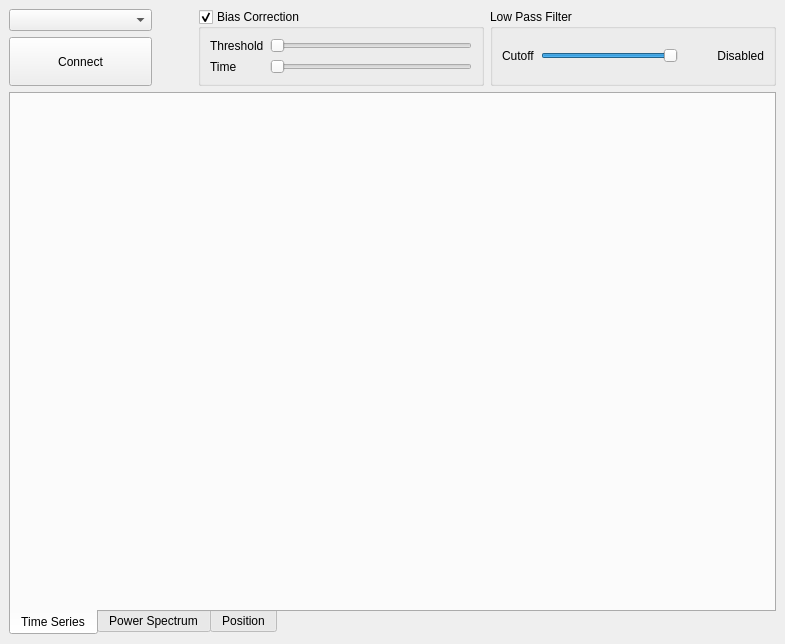
<?xml version="1.0" encoding="UTF-8"?>
<ui version="4.0">
 <class>MainWindow</class>
 <widget class="QMainWindow" name="MainWindow">
  <property name="geometry">
   <rect>
    <x>0</x>
    <y>0</y>
    <width>785</width>
    <height>644</height>
   </rect>
  </property>
  <property name="windowTitle">
   <string>Haptick Monitor</string>
  </property>
  <widget class="QWidget" name="centralWidget">
   <layout class="QVBoxLayout" name="verticalLayout">
    <item>
     <layout class="QGridLayout" name="gridLayout" columnstretch="1,0,2,2">
      <item row="0" column="3" rowspan="2">
       <widget class="QGroupBox" name="groupBox_2">
        <property name="title">
         <string>Low Pass Filter</string>
        </property>
        <layout class="QHBoxLayout" name="horizontalLayout">
         <item>
          <widget class="QLabel" name="label">
           <property name="text">
            <string>Cutoff</string>
           </property>
          </widget>
         </item>
         <item>
          <widget class="QSlider" name="filterCutoffSlider">
           <property name="value">
            <number>99</number>
           </property>
           <property name="orientation">
            <enum>Qt::Horizontal</enum>
           </property>
          </widget>
         </item>
         <item>
          <widget class="QLabel" name="filterCutoffValue">
           <property name="minimumSize">
            <size>
             <width>80</width>
             <height>0</height>
            </size>
           </property>
           <property name="text">
            <string>Disabled</string>
           </property>
           <property name="alignment">
            <set>Qt::AlignRight|Qt::AlignTrailing|Qt::AlignVCenter</set>
           </property>
          </widget>
         </item>
        </layout>
       </widget>
      </item>
      <item row="0" column="0">
       <widget class="QComboBox" name="serialPortCombo"/>
      </item>
      <item row="0" column="1" rowspan="2">
       <spacer name="horizontalSpacer">
        <property name="orientation">
         <enum>Qt::Horizontal</enum>
        </property>
        <property name="sizeHint" stdset="0">
         <size>
          <width>40</width>
          <height>20</height>
         </size>
        </property>
       </spacer>
      </item>
      <item row="1" column="0">
       <widget class="QPushButton" name="serialConnectButton">
        <property name="sizePolicy">
         <sizepolicy hsizetype="Minimum" vsizetype="Preferred">
          <horstretch>0</horstretch>
          <verstretch>0</verstretch>
         </sizepolicy>
        </property>
        <property name="text">
         <string>Connect</string>
        </property>
       </widget>
      </item>
      <item row="0" column="2" rowspan="2">
       <widget class="QGroupBox" name="biasGroupBox">
        <property name="title">
         <string>Bias Correction</string>
        </property>
        <property name="checkable">
         <bool>true</bool>
        </property>
        <layout class="QFormLayout" name="formLayout">
         <item row="0" column="0">
          <widget class="QLabel" name="label_2">
           <property name="text">
            <string>Threshold</string>
           </property>
          </widget>
         </item>
         <item row="0" column="1">
          <widget class="QSlider" name="biasThresholdSlider">
           <property name="orientation">
            <enum>Qt::Horizontal</enum>
           </property>
          </widget>
         </item>
         <item row="1" column="0">
          <widget class="QLabel" name="label_3">
           <property name="text">
            <string>Time</string>
           </property>
          </widget>
         </item>
         <item row="1" column="1">
          <widget class="QSlider" name="biasTimeSlider">
           <property name="orientation">
            <enum>Qt::Horizontal</enum>
           </property>
          </widget>
         </item>
        </layout>
       </widget>
      </item>
     </layout>
    </item>
    <item>
     <widget class="QTabWidget" name="tabWidget">
      <property name="tabPosition">
       <enum>QTabWidget::South</enum>
      </property>
      <property name="currentIndex">
       <number>0</number>
      </property>
      <widget class="ChannelVoltage" name="voltagePlot">
       <attribute name="title">
        <string>Time Series</string>
       </attribute>
      </widget>
      <widget class="QWidget" name="psdTab">
       <attribute name="title">
        <string>Power Spectrum</string>
       </attribute>
       <layout class="QVBoxLayout" name="verticalLayout_2">
        <property name="spacing">
         <number>0</number>
        </property>
        <property name="leftMargin">
         <number>0</number>
        </property>
        <property name="topMargin">
         <number>0</number>
        </property>
        <property name="rightMargin">
         <number>0</number>
        </property>
        <property name="bottomMargin">
         <number>0</number>
        </property>
        <item>
         <widget class="NoiseWidget" name="noiseWidget" native="true"/>
        </item>
        <item>
         <widget class="ChannelPsd" name="psdPlot" native="true">
          <property name="sizePolicy">
           <sizepolicy hsizetype="Preferred" vsizetype="Expanding">
            <horstretch>0</horstretch>
            <verstretch>0</verstretch>
           </sizepolicy>
          </property>
         </widget>
        </item>
       </layout>
      </widget>
      <widget class="CubeControl" name="cubeControl">
       <attribute name="title">
        <string>Position</string>
       </attribute>
      </widget>
     </widget>
    </item>
   </layout>
  </widget>
 </widget>
 <customwidgets>
  <customwidget>
   <class>ChannelPsd</class>
   <extends>QWidget</extends>
   <header>visualisers.h</header>
   <container>1</container>
  </customwidget>
  <customwidget>
   <class>ChannelVoltage</class>
   <extends>QWidget</extends>
   <header>visualisers.h</header>
   <container>1</container>
  </customwidget>
  <customwidget>
   <class>NoiseWidget</class>
   <extends>QWidget</extends>
   <header>visualisers.h</header>
   <container>1</container>
  </customwidget>
  <customwidget>
   <class>CubeControl</class>
   <extends>QWidget</extends>
   <header>visualisers.h</header>
   <container>1</container>
  </customwidget>
 </customwidgets>
 <resources/>
 <connections/>
</ui>
